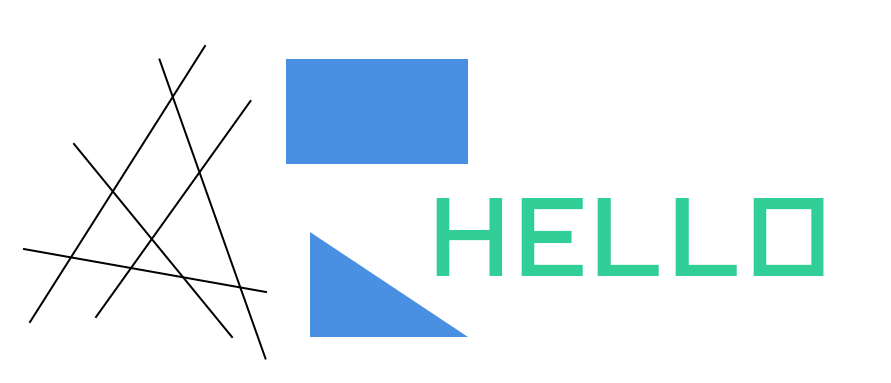
#> input picture Python/course12/templete.jpg, 891 x 383 px
$ python course.py
#> lines starting #> are read from the running program, lines starting #| are printed output that depends on the picture; after the words box and inside, x2 and y2 are one past the last pixel; in counts of white or black regions, pixels touching at a corner belong together
import cv2
import numpy as np

img = cv2.imread("templete.jpg")
#> img is the input picture: shape (383, 891, 3); mean B, G, R 247.3, 242.4, 231.8
gray = cv2.cvtColor(img,cv2.COLOR_BGR2GRAY)
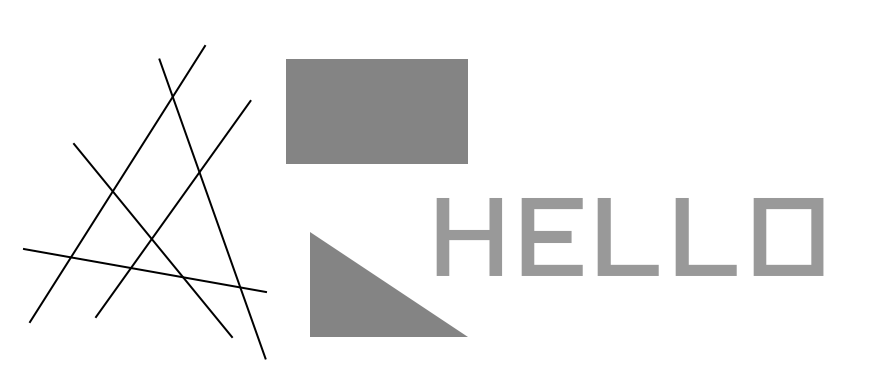
#> gray: shape (383, 891); min 0, max 255, mean 239.8
gray = np.float32(gray)

corners = cv2.goodFeaturesToTrack(gray,80,0.01,10)
#> corners = 65 rows, first 8: [112, 188], [134, 266], [151, 235], [23, 248], [266, 292], [68, 258], [232, 337], [73, 143]
corners = np.int0(corners)

for corner in corners:
     x,y = corner.ravel()
     cv2.circle(img,(x,y),3,255,-1)
#> this loop made 65 passes
#> (x, y) on passes 1 to 12: (112, 188), (134, 266), (151, 235), (23, 248), (266, 292), (68, 258), (232, 337), (73, 143), (29, 322), (205, 45), (95, 317), (237, 285)
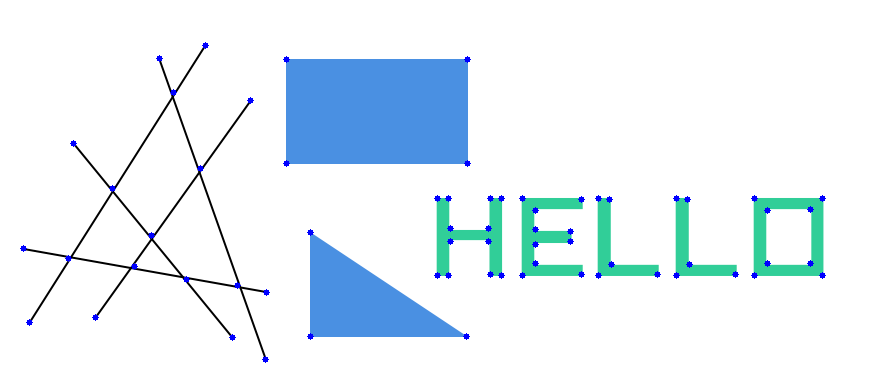
#> img: shape (383, 891, 3); 0.55% of pixels changed, all inside (x1, y1, x2, y2) = (20, 42, 826, 363)

cv2.imwrite("Corners.jpg",img)
